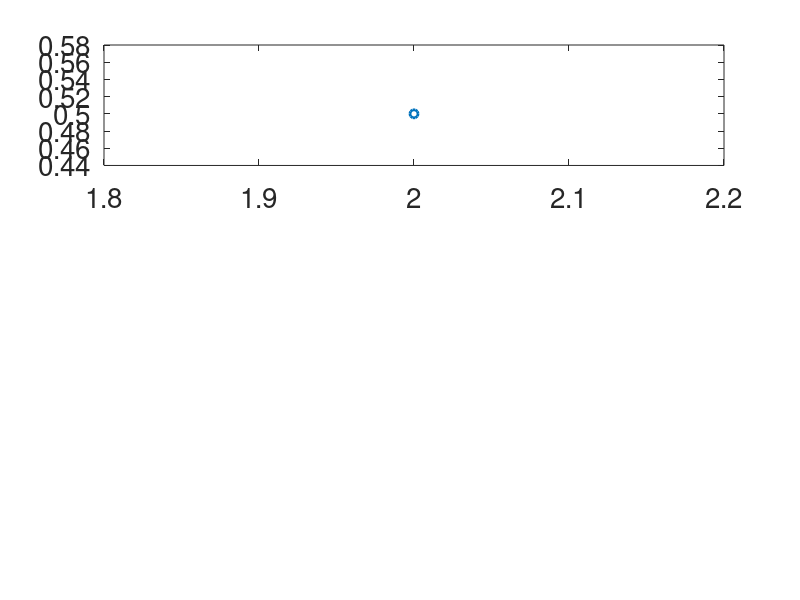

MATLAB code to generate this figure: (Note: this script raises an error after producing the figure.)
set(0,'defaultFigureWindowStyle','docked')
set(0,'defaultaxesfontsize',20)
set(0,'DefaultLineLineWidth',2)

%variable declarations
x=0;
v=0;
Vav=0;
t=0;
dt=1;
nt=1000;
F=1;
m=1;

%This make it about a 5 percent change 
%R=44.9;
R=15;
%Probablility
p = 1 - exp(-dt/R);

clf
%for loop to calculate the points for the plot
for i=2:nt
    %velocity calculations
    v1=v+1*dt;
    %Displacement calculation
    x1=x+v1*dt;
    %calculation for the average velocity
    Vav= (Vav+v1);
    
    %Probablity stament to see if V goes to 0
    if rand()< p
        v1=0;
    end
    
   %plots  
   
   subplot(3,1,1)
   plot([i-1 i],[v v1],'b-')
   %for average
   plot(i, Vav/i,'o')
   hold on
   title('average ',Vav/i)
   xlabel ('t')
   ylabel ('v')
   
   
   subplot(3,1,2)
   plot([x x1],[v v1],'b-')
   %for average
   plot(x1, Vav/i,'o')
   hold on
   xlabel ('x')
   ylabel ('v')
   
   
   subplot(3,1,3)
   plot([i-1 i],[x x1],'b-');
   hold on
   xlabel ('x')
   ylabel ('t')
  
   
  v=v1;
  x=x1;
  pause(0.01) % time delay
 
 
end    



